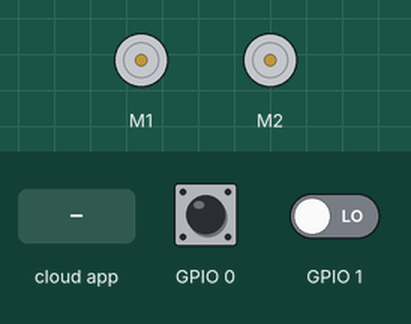
Bench run of a sketch on a simulated ESP32. Parts: 2 × DC motor (green arrow = forward, orange = backward, longer = faster). The test bench sets the inputs (shaded band); at power-on: GPIO 0 HIGH, GPIO 1 LOW. WiFi joins after 1.5 s; servers stay silent unless stated; the ROS host is connected and sends only what is stated; what the sketch prints to the serial monitor is not drawn.

Above: at 2.7 s.
2.8 s: the phone or cloud app sets linear.x to -100
At 3.4 s:
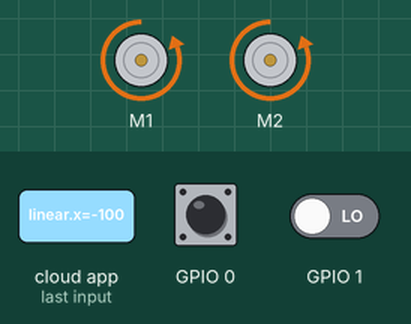
5.8 s: the phone or cloud app sets angular.z to -100
At 6.5 s:
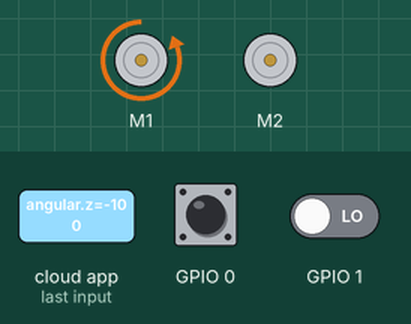
8.8 s: the phone or cloud app sets linear.x to 0
At 10.5 s:
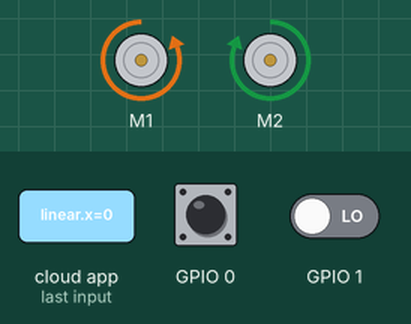
11.8 s: the phone or cloud app sets angular.z to 100
At 12.28 s:
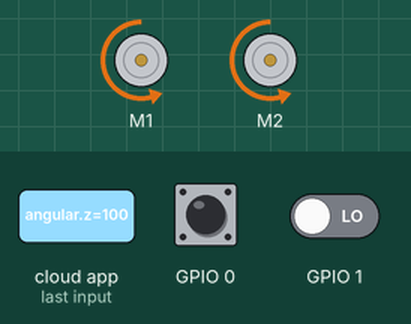
14.8 s: the phone or cloud app sets linear.x to 100
At 15.3 s:
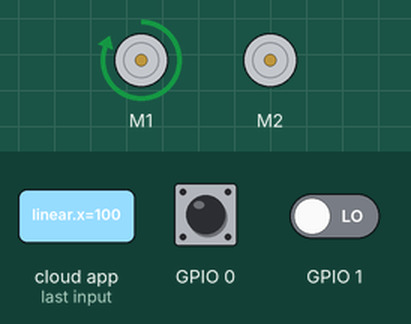
17.8 s: the phone or cloud app sets angular.z to 0
At 18.3 s:
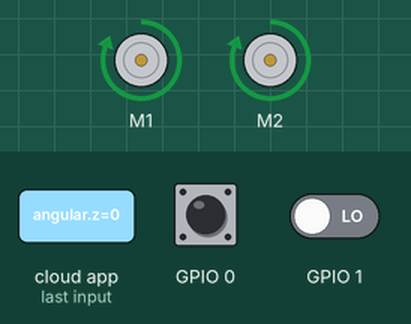
Timing chart, 0 to 21.5 s (numbered marks = the images above; inputs shaded):
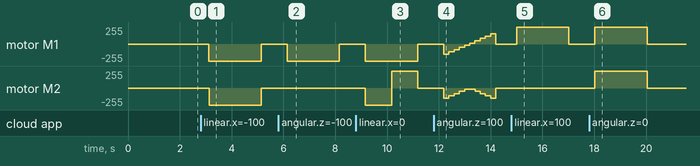

The sketch:

my-esp32wifi-ros2wdrobot-teleop_twist.ino
```cpp
#include <Robojax_L298N_DC_motor.h>
#include <ros.h>
#include <std_msgs/String.h>
#include <WiFi.h>
#include <std_msgs/Int16.h>
#include <PID_v1.h>
#include <geometry_msgs/Vector3Stamped.h>
#include <geometry_msgs/Twist.h>
#include <ros/time.h>


                                                                            // WIFI CONFIGURATION
const char SSID[] = "ros-master-pi4D1C";
const char PASSWORD[] = "robotseverywhere";
IPAddress server(10,42,0,1); // e.g.: IPAddress server(192, 168, 1, 3);
const uint16_t serverPort = 11411;

WiFiClient client;

class WiFiHardware {
  public:
  WiFiHardware() {};

  void init() {
    client.connect(server, serverPort);
  }

  int read() {
    return client.read();
  }

  void write(uint8_t* data, int length) {
    for(int i=0; i<length; i++)
      client.write(data[i]);
  }

  unsigned long time() {
     return millis();
  }
};


                                                                            // ROBOT SPECIFIC PARAMETERS

const double radius = 0.03;                   //Wheel radius, in m
const double wheelbase = 0.135;               //Wheelbase, in m
const double encoder_cpr = 20;                //Encoder ticks or counts per rotation
const double speed_to_pwm_ratio = 0.00235;     //Ratio to convert speed (in m/s) to PWM value. It was obtained by plotting the wheel speed in relation to the PWM motor command (the value is the slope of the linear function).
const double min_speed_cmd = 0.0882;           //(min_speed_cmd/speed_to_pwm_ratio) is the minimum command value needed for the motor to start moving. This value was obtained by plotting the wheel speed in relation to the PWM motor command (the value is the constant of the linear function).

double speed_req = 0;                         //Desired linear speed for the robot, in m/s
double angular_speed_req = 0;                 //Desired angular speed for the robot, in rad/s

double speed_req_left = 0;                    //Desired speed for left wheel in m/s
double speed_act_left = 0;                    //Actual speed for left wheel in m/s
double speed_cmd_left = 0;                    //Command speed for left wheel in m/s

double speed_req_right = 0;                   //Desired speed for right wheel in m/s
double speed_act_right = 0;                   //Actual speed for right wheel in m/s
double speed_cmd_right = 0;                   //Command speed for right wheel in m/s

const double max_speed = 0.4;                 //Max speed in m/s

int PWM_leftMotor = 0;                        //PWM command for left motor
int PWM_rightMotor = 0;                       //PWM command for right motor

//initializing all the variables
#define LOOPTIME                      100     //Looptime in millisecond
const byte noCommLoopMax = 10;                //number of main loops the robot will execute without communication before stopping
unsigned int noCommLoops = 0;                 //main loop without communication counter

double speed_cmd_left2 = 0;
unsigned long lastMilli = 0;


                                                                            // ROS DECLARATION
ros::NodeHandle_<WiFiHardware> nh;

std_msgs::String str_msg;
std_msgs::Int16 int_msg;
geometry_msgs::Vector3Stamped speed_msg; //create a "speed_msg" ROS message


                                                                            //ROS PUBLISHER
ros::Publisher chatter("chatter", &str_msg);
char hello[13] = "hello world!";

//create a publisher to ROS topic "speed" using the "speed_msg" type
ros::Publisher speed_pub("speed", &speed_msg);


                                                                           // MOTOR PARAMETERS


//pin definition
// Motor B - left look from back
#define CHB 0
#define enable2Pin 25  // brown
#define motor2Pin3 33  // orange
#define motor2Pin4 32 // red

// Motor A - right look from back
#define CHA 1
#define motor1Pin1 27
#define motor1Pin2 26
#define enable1Pin 13


const int CCW = 2; // do not change
const int CW  = 1; // do not change

#define leftMotor 1 // do not change
#define rightMotor 2 // do not change

bool leftMotorCW; // flags motor rotation for encoder
bool leftMotorCCW;
bool rightMotorCW;
bool rightMotorCCW;

Robojax_L298N_DC_motor robotMotors(motor1Pin1, motor1Pin2, enable1Pin, CHA,  motor2Pin3, motor2Pin4, enable2Pin, CHB);


                                                                            // PID CONTROLLER PARAMETERS

//PID constants

const double PID_left_param[] = { 1, 5, 0 }; //Respectively Kp, Ki and Kd for left motor PID
const double PID_right_param[] = { 1, 5, 0 }; //Respectively Kp, Ki and Kd for right motor PID

volatile float pos_left = 0;       //Left motor encoder position
volatile float pos_right = 0;      //Right motor encoder position

// speed_request=> speed as requested from keyboard
// speed_act=> speed after feedback from PID
// cmd input based on feedback speed_act. This the PWM value that relates to speed
PID PID_leftMotor(&speed_act_left, &speed_cmd_left, &speed_req_left, PID_left_param[0], PID_left_param[1], PID_left_param[2], DIRECT);          //Setting up the PID for left motor
PID PID_rightMotor(&speed_act_right, &speed_cmd_right, &speed_req_right, PID_right_param[0], PID_right_param[1], PID_right_param[2], DIRECT);   //Setting up the PID for right motor

//Input Only PIN
int PIN_ENCOD_A_MOTOR_LEFT = 35;  //Left motor encoder pin 34
int PIN_ENCOD_A_MOTOR_RIGHT = 34; //Right motor encoder pin 35


                                                                            // FUNCTION DEFINITION
void connectWiFi(){
  Serial.begin(115200);
  WiFi.begin(SSID,PASSWORD);
    Serial.print("WiFi connecting");

  while (WiFi.status() != WL_CONNECTED) {
    Serial.print(".");
    delay(100);
  }

  Serial.println(" connected");
  //nh.initNode();
  //nh.advertise(chatter);
  delay(10);
}

void setupMotor(){

  robotMotors.begin();

  Serial.begin(115200);

  // testing
  Serial.println("DC Motor Ready...");
}

void setupPID(){

   //setting PID parameters
  PID_leftMotor.SetSampleTime(95);
  PID_rightMotor.SetSampleTime(95);
  PID_leftMotor.SetOutputLimits(-max_speed, max_speed);
  PID_rightMotor.SetOutputLimits(-max_speed, max_speed);
  PID_leftMotor.SetMode(AUTOMATIC);
  PID_rightMotor.SetMode(AUTOMATIC);
    Serial.println("PID  Ready...");

}

void setEncoder(){

  // Define the rotary encoder for left motor
  pinMode(PIN_ENCOD_A_MOTOR_LEFT, INPUT);
  //pinMode(PIN_ENCOD_B_MOTOR_LEFT, INPUT);
  digitalWrite(PIN_ENCOD_A_MOTOR_LEFT, HIGH);                // turn on pullup resistor
  //digitalWrite(PIN_ENCOD_B_MOTOR_LEFT, HIGH);
  attachInterrupt(0, encoderLeftMotor, RISING);

  // Define the rotary encoder for right motor
  pinMode(PIN_ENCOD_A_MOTOR_RIGHT, INPUT);
  //pinMode(PIN_ENCOD_B_MOTOR_RIGHT, INPUT);
  digitalWrite(PIN_ENCOD_A_MOTOR_RIGHT, HIGH);                // turn on pullup resistor
  //digitalWrite(PIN_ENCOD_B_MOTOR_RIGHT, HIGH);
  attachInterrupt(1, encoderRightMotor, RISING);

    Serial.println("Encoder Ready...");

}

//function that will be called when receiving command from host
void handle_cmd (const geometry_msgs::Twist& cmd_vel) {
  noCommLoops = 0;                                                  //Reset the counter for number of main loops without communication

  speed_req = cmd_vel.linear.x;                                     //Extract the commanded linear speed from the message

  angular_speed_req = cmd_vel.angular.z;                            //Extract the commanded angular speed from the message

 // speed_req_left = speed_req - angular_speed_req*(wheelbase/2);     //Calculate the required speed for the left motor to comply with commanded linear and angular speeds
 // speed_req_right = speed_req + angular_speed_req*(wheelbase/2);    //Calculate the required speed for the right motor to comply with commanded linear and angular speeds


    // turning push j or l
    if(speed_req == 0 && angular_speed_req != 0){
        speed_req_left = angular_speed_req * wheelbase / 2.0;
        speed_req_right = (-1) * speed_req_left;
    }
    // forward / backward push i or <
    else if(angular_speed_req == 0 && speed_req != 0){
        speed_req_left = speed_req_right = speed_req;
    }
    // turn slowly push u or o or m or >
    else if (angular_speed_req != 0 && speed_req != 0){
        //speed_req_left = speed_req - angular_speed_req * wheelbase / 2.0;
        //speed_req_right = speed_req + angular_speed_req * wheelbase / 2.0;

      if (speed_req > 0 && angular_speed_req > 0) { // turn left fwd slow push u
          speed_req_left = speed_req;
          speed_req_right = 0;
      }
      else if (speed_req > 0 && angular_speed_req < 0) { // turn right fwd slow push o
          speed_req_right = speed_req;
          speed_req_left = 0;
      }
      else if (speed_req < 0 && angular_speed_req < 0) { // turn left bwd slow push m
          speed_req_left =  speed_req;
          speed_req_right = 0;
      }
      else if (speed_req < 0 && angular_speed_req > 0) { // turn right bwd slow push >
          speed_req_right = speed_req;
          speed_req_left = 0;
      }


    }

 /* Serial.print("speed_req_left... ");
  Serial.print(speed_req_left);
  Serial.print("speed_req_right... ");
  Serial.println(speed_req_right);  */
}


                                                                                    // ROS SUBSCRIBER

ros::Subscriber<geometry_msgs::Twist> cmd_vel("cmd_vel", handle_cmd);   //create a subscriber to ROS topic for velocity commands (will execute "handle_cmd" function when receiving data)


                                                                                   // NODE HANDLER SETUP

void initNodeHandler(){

  nh.initNode();
  nh.advertise(chatter);

  nh.subscribe(cmd_vel);    //suscribe to ROS topic for velocity commands
  nh.advertise(speed_pub);  //prepare to publish speed in ROS topic

  Serial.println("Node_handler_ready");
}


                                                                                   // SETUP ALL

void setup() {

  connectWiFi();
  initNodeHandler();
  setupMotor();

  setupPID();
  setEncoder();
}
                                                                                   //LOOP MAIN
void loop() {


  if((millis()-lastMilli) >= LOOPTIME)
  {                                                                           // enter timed loop
    lastMilli = millis();


    if (abs(pos_left) < 5){                                                   //Avoid taking in account small disturbances
      speed_act_left = 0;
    }
    else {
      speed_act_left=((pos_left/encoder_cpr)*2*PI)*(1000/LOOPTIME)*radius;           // calculate speed of left wheel
    }

    if (abs(pos_right) < 5){                                                  //Avoid taking in account small disturbances
      speed_act_right = 0;
    }
    else {
    speed_act_right=((pos_right/encoder_cpr)*2*PI)*(1000/LOOPTIME)*radius;          // calculate speed of right wheel
    }

    pos_left = 0;
    pos_right = 0;

    speed_cmd_left = constrain(speed_cmd_left, -max_speed, max_speed);
    PID_leftMotor.Compute();
    // compute PWM value for left motor. Check constant definition comments for more information.
    PWM_leftMotor = constrain(((speed_req_left+sgn(speed_req_left)*min_speed_cmd)/speed_to_pwm_ratio) + (speed_cmd_left/speed_to_pwm_ratio), -255, 255); //

    if (noCommLoops >= noCommLoopMax) {                   //Stopping if too much time without command
      robotMotors.brake(leftMotor);
      leftMotorCW=false;
      leftMotorCCW=false;
    }
    else if (speed_req_left == 0){                        //Stopping
      robotMotors.brake(leftMotor);
      leftMotorCW=false;
      leftMotorCCW=false;
    }
    else if (PWM_leftMotor > 0){                          //Going forward
      robotMotors.rotate(leftMotor, abs(PWM_leftMotor), CW);
      leftMotorCW=true;
      leftMotorCCW=false;

    }
    else {                                               //Going backward
      robotMotors.rotate(leftMotor, abs(PWM_leftMotor), CCW);
      leftMotorCW=false;
      leftMotorCCW=true;
    }

    speed_cmd_right = constrain(speed_cmd_right, -max_speed, max_speed);
    PID_rightMotor.Compute();
    // compute PWM value for right motor. Check constant definition comments for more information.
    PWM_rightMotor = constrain(((speed_req_right+sgn(speed_req_right)*min_speed_cmd)/speed_to_pwm_ratio) + (speed_cmd_right/speed_to_pwm_ratio), -255, 255); //

    if (noCommLoops >= noCommLoopMax) {                   //Stopping if too much time without command
      robotMotors.brake(rightMotor);
      rightMotorCW=false;
      rightMotorCCW=false;

    }
    else if (speed_req_right == 0){                       //Stopping
      robotMotors.brake(rightMotor);
      rightMotorCW=false;
      rightMotorCCW=false;
    }
    else if (PWM_rightMotor > 0){                         //Going forward
      robotMotors.rotate(rightMotor, abs(PWM_leftMotor), CW);
      rightMotorCW=true;
      rightMotorCCW=false;
    }
    else {                                                //Going backward
      robotMotors.rotate(rightMotor, abs(PWM_leftMotor), CCW);
      rightMotorCW=false;
      rightMotorCCW=true;
    }

    if((millis()-lastMilli) >= LOOPTIME){         //write an error if execution time of the loop in longer than the specified looptime
      Serial.println(" TOO LONG ");
    }

    noCommLoops++;
    if (noCommLoops == 65535){
      noCommLoops = noCommLoopMax;
    }

    publishSpeed(LOOPTIME);   //Publish odometry on ROS topic

/*
   Serial.print("PWM_leftMotor ");
   Serial.print(PWM_leftMotor);
   Serial.print("PWM_rightMotor ");
   Serial.println(PWM_rightMotor);    */

  }

  nh.spinOnce();
  delay(200);
}

                                                                    // FUNCTIONS

//Publish function for odometry, uses a vector type message to send the data (message type is not meant for that but that's easier than creating a specific message type)
void publishSpeed(double time) {
  speed_msg.header.stamp = nh.now();      //timestamp for odometry data
  speed_msg.vector.x = speed_act_left;    //left wheel speed (in m/s)
  speed_msg.vector.y = speed_act_right;   //right wheel speed (in m/s)
  speed_msg.vector.z = time/1000;         //looptime, should be the same as specified in LOOPTIME (in s)
  speed_pub.publish(&speed_msg);
  nh.spinOnce();
  //nh.loginfo("Publishing odometry");
}

//Left motor encoder counter
void encoderLeftMotor() {
  //if (digitalRead(PIN_ENCOD_A_MOTOR_LEFT) == digitalRead(PIN_ENCOD_B_MOTOR_LEFT)) pos_left++;
  //else pos_left--;
    if (digitalRead(PIN_ENCOD_A_MOTOR_LEFT) && leftMotorCW)  pos_left++;

    else if (digitalRead(PIN_ENCOD_A_MOTOR_LEFT) && leftMotorCCW) pos_left--;

}

//Right motor encoder counter
void encoderRightMotor() {
  //if (digitalRead(PIN_ENCOD_A_MOTOR_RIGHT) == digitalRead(PIN_ENCOD_B_MOTOR_RIGHT)) pos_right--;
  //else pos_right++;
    if (digitalRead(PIN_ENCOD_A_MOTOR_RIGHT) && rightMotorCW)  pos_right++;

    else if (digitalRead(PIN_ENCOD_A_MOTOR_RIGHT) && rightMotorCCW) pos_right--;
}

template <typename T> int sgn(T val) {
return (T(0) < val) - (val < T(0));
}
```

Measured:
- after the input at 2.8 s, motor M1, motor M2: stopped → backward 255/255 after 0.33 s, → stopped 2.0 s later
- after the input at 5.8 s, motor M1: stopped → backward 255/255 after 0.35 s, → stopped 2.0 s later
- after the input at 8.8 s, motor M1: stopped → backward 255/255 after 0.37 s, → stopped 2.0 s later; motor M2: stopped → backward 255/255 after 0.37 s, → forward 255/255 1.0 s later, → stopped 1.0 s later
- after the input at 14.8 s, motor M1: stopped → forward 255/255 after 0.20 s, → stopped 2.0 s later
- after the input at 17.8 s, motor M1: stopped → forward 255/255 after 0.22 s, → stopped 2.0 s later; motor M2: stopped → forward 255/255 after 0.23 s, → stopped 2.0 s later
